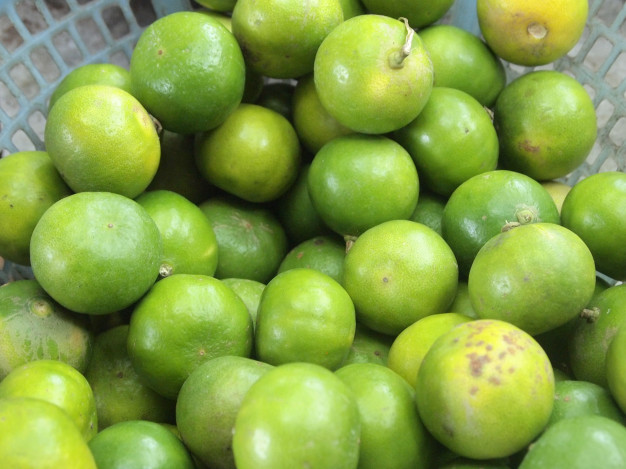
#> input picture Lemons/lemon7.jpg, 626 x 469 px, found by its file name
$ jupyter execute Counting_lemons3.ipynb   (shell and % lines are left out)   (older library calls are emulated)
#> lines starting #> are read from the running program, lines starting #| are printed output that depends on the picture; after the words box and inside, x2 and y2 are one past the last pixel; in counts of white or black regions, pixels touching at a corner belong together
[cell 1]
#importing required packages
import numpy as np
from cv2 import cv2
import matplotlib.pyplot as plt
import skimage.io as sk
import time

from __future__ import print_function
from skimage.feature import peak_local_max
from skimage.morphology import watershed  # using watershed algorithm for segmentation
from scipy import ndimage

[cell 2]
def show(img):
  plt.imshow(img)
  plt.show()

[cell 3]
#Loading the image
fp = "lemon7.JPG"
img = cv2.imread(fp)
#> img is the input picture: shape (469, 626, 3); mean B, G, R 70.7, 160.1, 132.7
plt.imshow(img)
print(img.shape)
#| (469, 626, 3)

[cell 4]
#converting to HSV color model
hsv = cv2.cvtColor(img, cv2.COLOR_BGR2HSV)
#> hsv: shape (469, 626, 3); mean H, S, V 42.1, 148.2, 160.5
show(hsv)

[cell 5]
h, s, v = cv2.split(hsv)
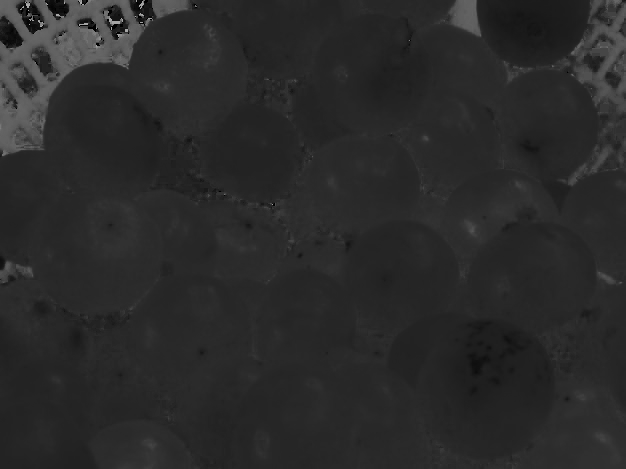
#> h: shape (469, 626); min 0, max 173, mean 42.1
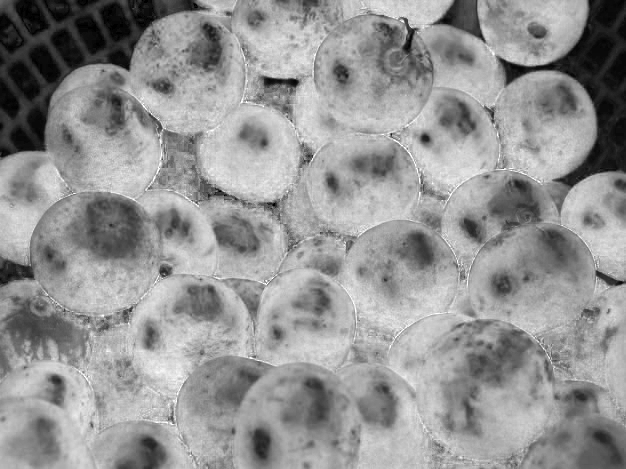
#> s: shape (469, 626); min 0, max 255, mean 148.2
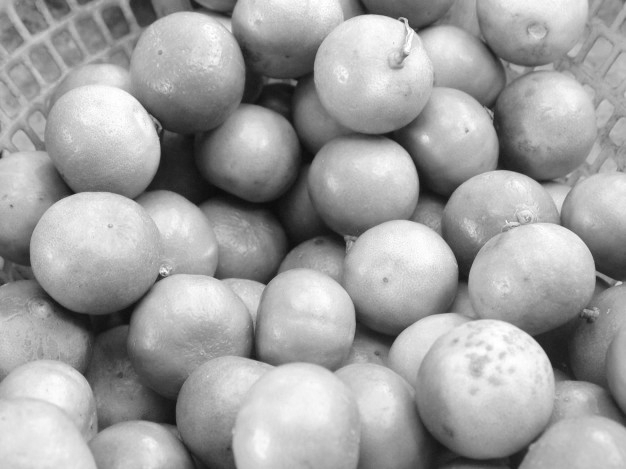
#> v: shape (469, 626); min 11, max 255, mean 160.5
show(s)

[cell 6]
_, thr = cv2.threshold(s, 0, 255, cv2.THRESH_BINARY + cv2.THRESH_OTSU)
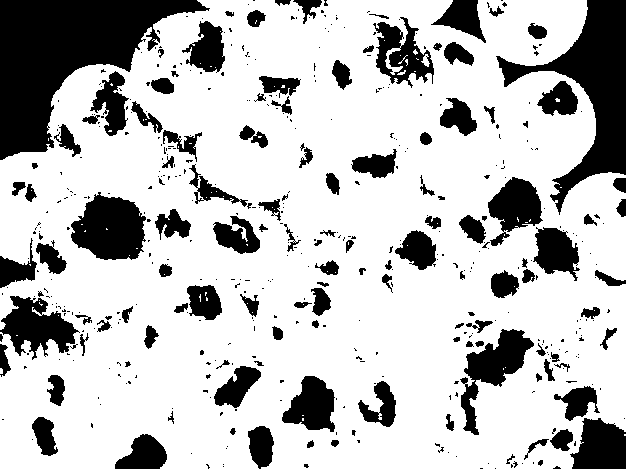
#> thr: shape (469, 626); 74.9% white; 487 black regions (362 under 20 px), largest, box (x1, y1, x2, y2) and area: (0, 0, 210, 160) 15328, (496, 0, 626, 215) 8939, (71, 192, 146, 260) 3641
show(thr)

[cell 7]
#blurring the image
blur = cv2.medianBlur(thr, 5)
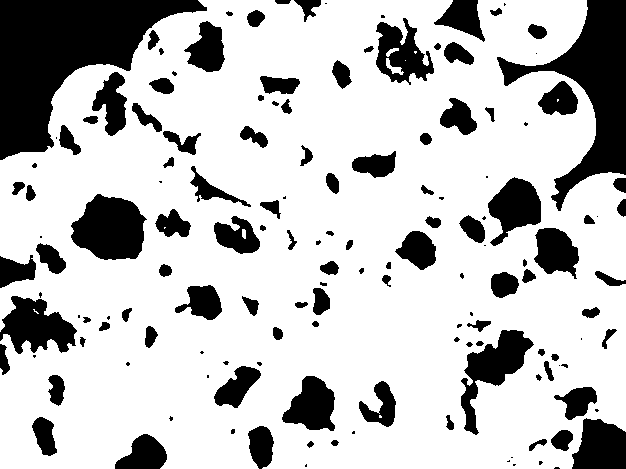
#> blur: shape (469, 626); 75.7% white; 148 black regions (42 under 20 px)
show(blur)

### finding contours

[cell 8]
start = time.time()
copy1 = img.copy()
contours, hierarchy = cv2.findContours(blur,cv2.RETR_TREE,cv2.CHAIN_APPROX_SIMPLE)
#> contours = 143 contours, 38 with area under 20; largest, box (x1, y1, x2, y2) and area: (0, 0, 626, 469) 258178, (70, 193, 148, 261) 3744, (460, 329, 535, 436) 2958, (375, 17, 435, 86) 2412, (487, 176, 542, 247) 2210
cv2.drawContours(copy1, contours, -1, (0,0,255), 3)
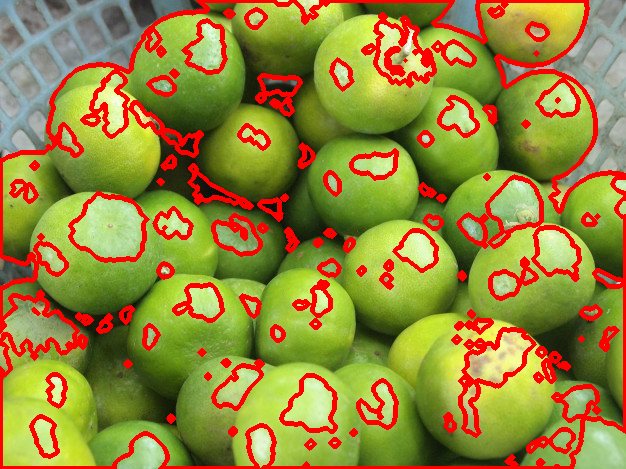
#> copy1: shape (469, 626, 3); 15.44% of pixels changed, all inside (x1, y1, x2, y2) = (0, 0, 626, 469)
show(copy1)
print("number of lemons found including error = ", len(contours))
#| number of lemons found including error =  143
end = time.time()
print ("Seconds taken for prediction: {}".format(end - start))

$ run again, with Lemons/lemon1.jpg copied over Lemons/lemon7.jpg
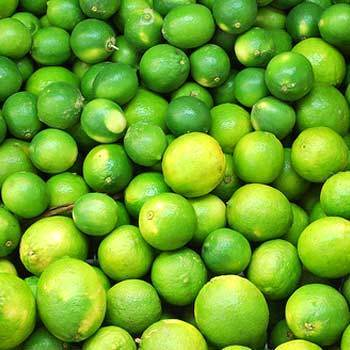
#> input picture Lemons/lemon1.jpg, 350 x 350 px, found by its file name
#> img is the input picture: shape (350, 350, 3); mean B, G, R 41, 165.2, 109.4
#| (350, 350, 3)
#> hsv: shape (350, 350, 3); mean H, S, V 45, 198.9, 165.2
#> `_, thr = cv2.threshold(s, 0, 255, cv2.THRESH_BINARY + cv2.THRESH_OTSU)`:
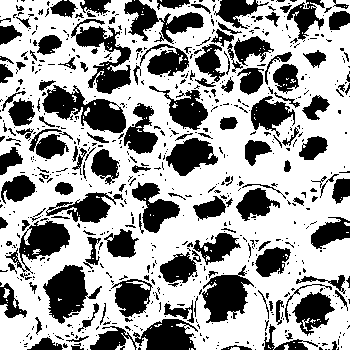
#> thr: shape (350, 350); 63.4% white; 706 black regions (555 under 20 px), largest, box (x1, y1, x2, y2) and area: (42, 85, 126, 133) 1976, (90, 319, 198, 350) 1884, (71, 19, 131, 94) 1761
#> blur: shape (350, 350); 67% white; 189 black regions (87 under 20 px)
#> contours = 180 contours, 85 with area under 20; largest, box (x1, y1, x2, y2) and area: (0, 0, 350, 350) 113080, (42, 85, 127, 135) 2118, (71, 26, 132, 95) 1900, (43, 264, 89, 324) 1754, (200, 267, 252, 323) 1716
#> `cv2.drawContours(copy1, contours, -1, (0,0,255), 3)`:
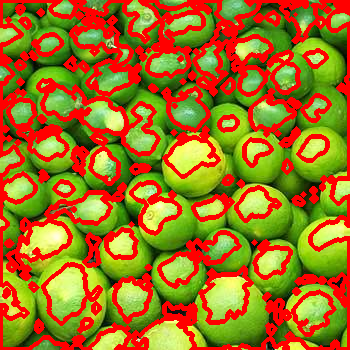
#> copy1: shape (350, 350, 3); mean B, G, R 28.5, 114, 160.2
#| number of lemons found including error =  180

$ run again, with Lemons/lemon2.jpg copied over Lemons/lemon7.jpg
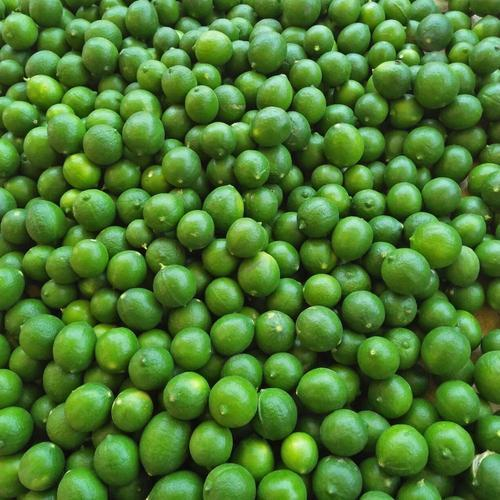
#> input picture Lemons/lemon2.jpg, 500 x 500 px, found by its file name
#> img is the input picture: shape (500, 500, 3); mean B, G, R 50.3, 122, 76.1
#| (500, 500, 3)
#> hsv: shape (500, 500, 3); mean H, S, V 49.8, 164.2, 122.1
#> `_, thr = cv2.threshold(s, 0, 255, cv2.THRESH_BINARY + cv2.THRESH_OTSU)`:
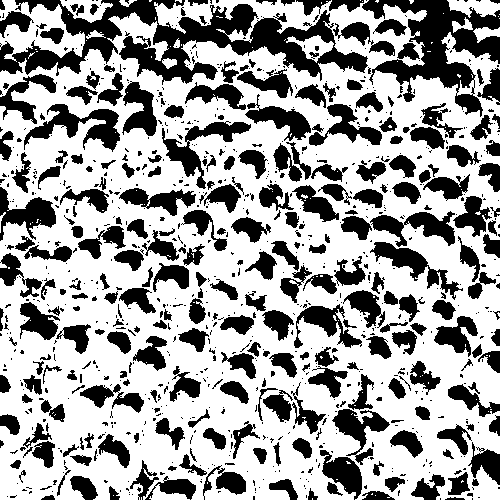
#> thr: shape (500, 500); 63.1% white; 920 black regions (640 under 20 px), largest, box (x1, y1, x2, y2) and area: (0, 0, 368, 85) 11752, (362, 0, 500, 117) 6194, (24, 104, 120, 152) 1829
#> blur: shape (500, 500); 65.2% white; 315 black regions (103 under 20 px)
#> contours = 298 contours, 92 with area under 20; largest, box (x1, y1, x2, y2) and area: (0, 0, 500, 500) 221268, (118, 3, 368, 84) 8437, (340, 209, 456, 280) 3100, (0, 0, 87, 57) 2614, (185, 61, 313, 141) 2304
#> `cv2.drawContours(copy1, contours, -1, (0,0,255), 3)`:
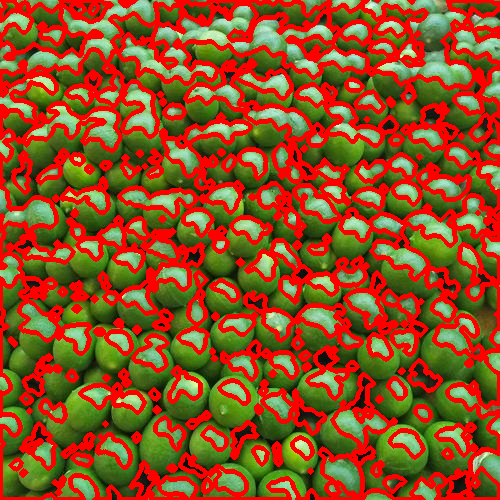
#> copy1: shape (500, 500, 3); mean B, G, R 34.3, 80.3, 144.6
#| number of lemons found including error =  298

$ run again, with Lemons/lemon3.jpg copied over Lemons/lemon7.jpg
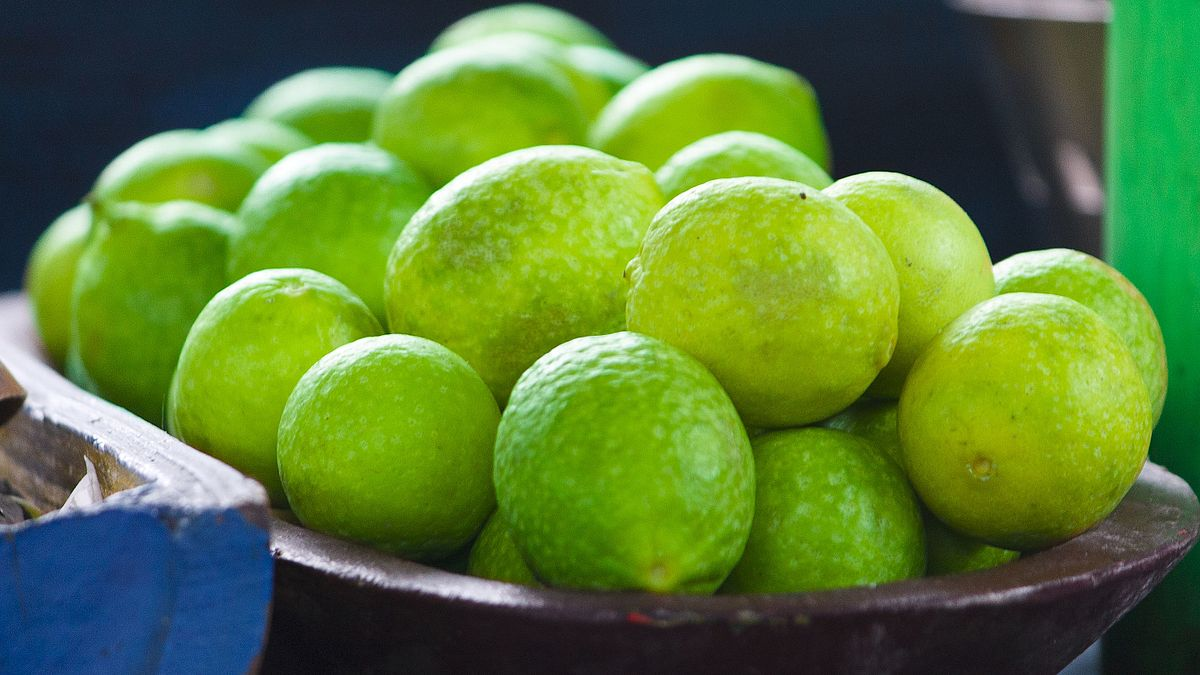
#> input picture Lemons/lemon3.jpg, 1200 x 675 px, found by its file name
#> img is the input picture: shape (675, 1200, 3); mean B, G, R 56.3, 125.1, 92.3
#| (675, 1200, 3)
#> hsv: shape (675, 1200, 3); mean H, S, V 68.5, 161.5, 131.6
#> `_, thr = cv2.threshold(s, 0, 255, cv2.THRESH_BINARY + cv2.THRESH_OTSU)`:
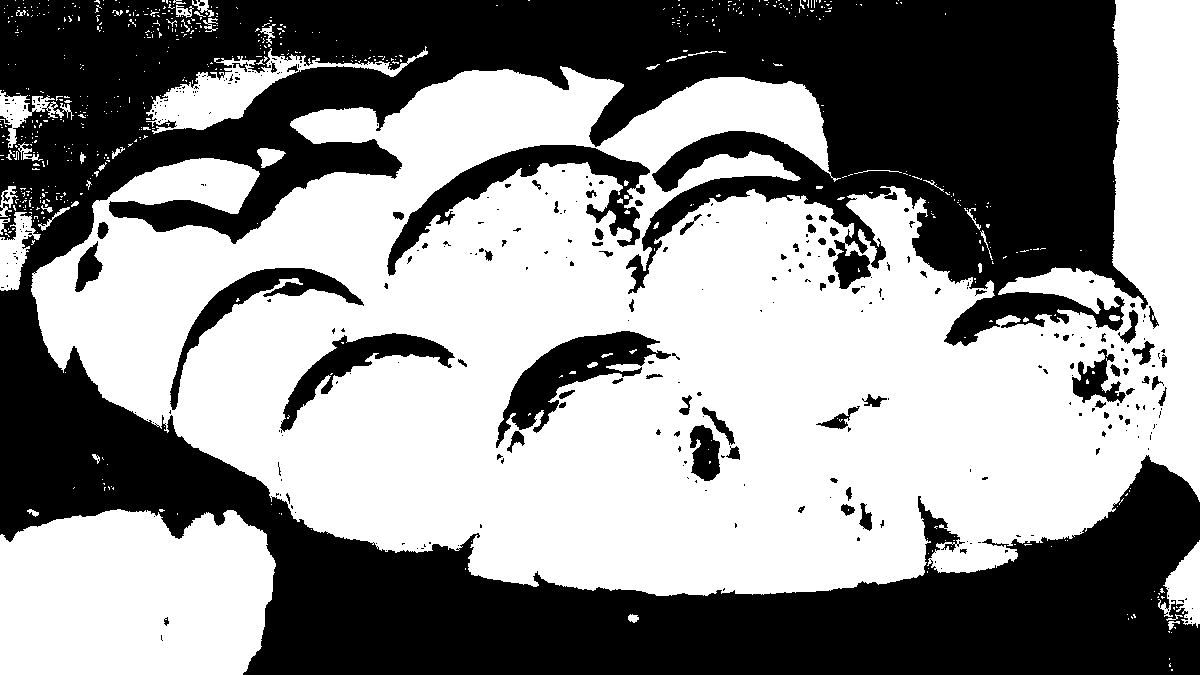
#> thr: shape (675, 1200); 55.3% white; 348 black regions (269 under 20 px), largest, box (x1, y1, x2, y2) and area: (0, 0, 1200, 675) 330506, (387, 145, 650, 276) 7732, (496, 331, 671, 448) 6488
#> blur: shape (675, 1200); 55.2% white; 113 black regions (56 under 20 px)
#> contours = 193 contours, 99 with area under 20; largest, box (x1, y1, x2, y2) and area: (31, 0, 1200, 596) 419245, (0, 509, 276, 675) 40528, (387, 144, 650, 276) 8234, (495, 330, 658, 447) 6835, (148, 52, 417, 130) 5901
#> `cv2.drawContours(copy1, contours, -1, (0,0,255), 3)`:
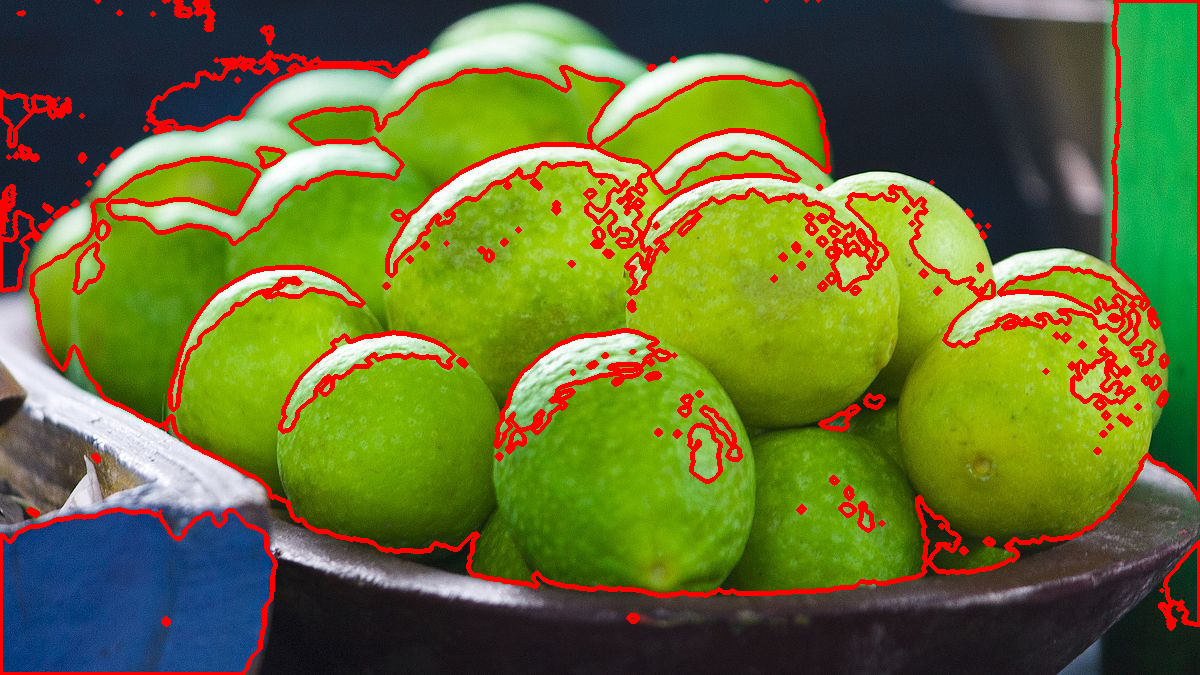
#> copy1: shape (675, 1200, 3); 8.5% of pixels changed, all inside (x1, y1, x2, y2) = (0, 0, 1200, 675)
#| number of lemons found including error =  193
